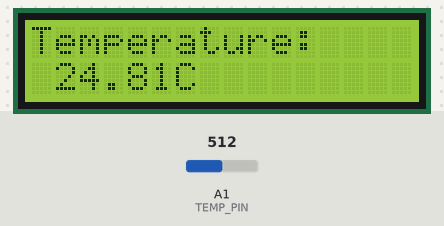
The sketch below on a simulated Arduino Uno, built with avr-gcc and run on an emulated ATmega328P. On the bench: 16×2 character LCD. The test bench sets the inputs (shaded band); at power-on: A1 (TEMP_PIN) = 512.

Above: at 1.2 s.
1.3 s: A1 (TEMP_PIN) set to 682
At 11.0 s:
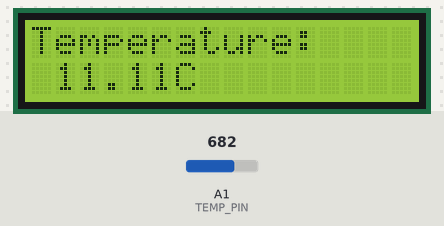
11.5 s: A1 (TEMP_PIN) set to 712
At 21.2 s:
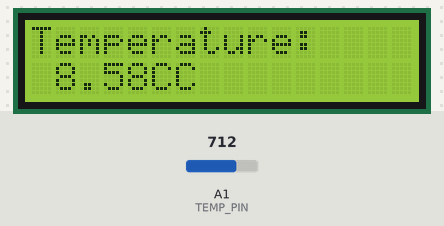
21.6 s: A1 (TEMP_PIN) set to 716
At 31.5 s:
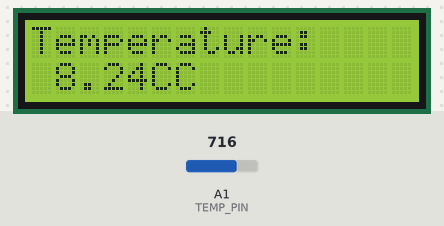
Timing chart, 0 to 33.0 s (numbered marks = the images above; inputs shaded):
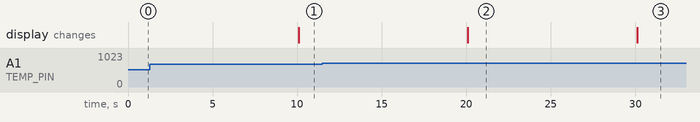

The sketch:

lcd_temp_sensor.ino
```cpp
#include <LiquidCrystal_PCF8574.h>
#include <math.h>

LiquidCrystal_PCF8574 lcd(0x27);

const int TEMP_PIN = A1;
const float B = 4275.0;
const float R = 100000.0;
const float Vcc = 1023.0;
const float T0 = 298.0;

void setup() {
  lcd.begin(16, 2);
  lcd.setBacklight(255);
  lcd.home();
  lcd.clear();//setup del display
  lcd.print("Temperature:");
  pinMode(TEMP_PIN, INPUT);
}

void loop() {
  float Vsig  = analogRead(TEMP_PIN);
  float R0 = ((float)(Vcc/Vsig) - 1.0)*R;
  float T = 1.0/(log(R/R0)/B + 1/T0);
  T = T - 273.15;//calcolo e conversione della temperatura in C
  lcd.setCursor(1, 1);//imposto posizione cursore alla seconda riga, aggiornando solo il dato di temperatura
  lcd.print(T);
  lcd.print("C");

  delay(10000);//ritardo da 10 secondi
}
```

Measured:
- the behaviour switches between 695 and 696 on A1 (TEMP_PIN) (found by bisection; images 1 and 2)
- after the input at 1.3 s, the display: changes after 8.8 s (image 1)
- after the input at 11.5 s, the display: changes after 8.6 s (image 2)
- after the input at 21.6 s, the display: changes after 8.5 s (image 3)
